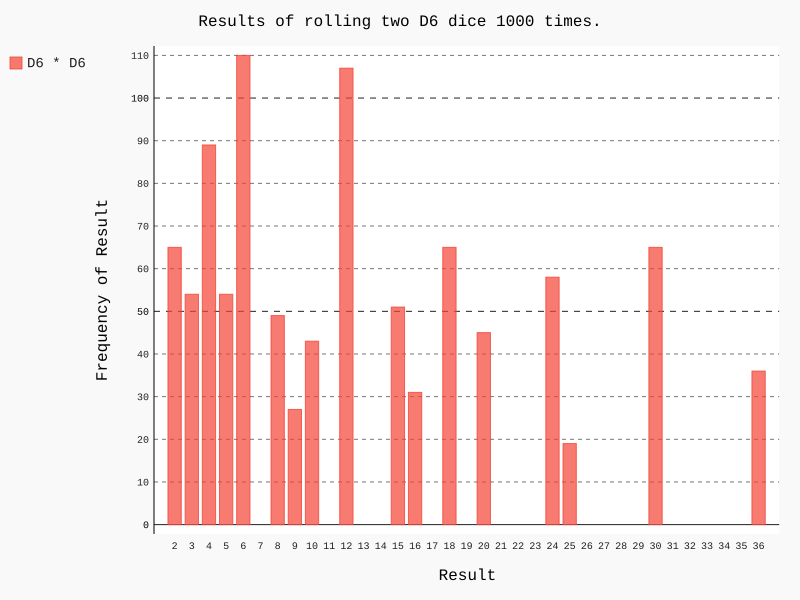

The Python source for this figure:
"""Умножение: при броске двух кубиков результат обычно определяется суммированием
двух чисел. Создайте визуализацию, которая показывает, что происходит при умножении
этих чисел."""
import pygal
from die import Die

# Создание двух кубиков D6.
die_1 = Die()
die_2 = Die()

# Моделирование серии бросков с сохранением результатов в списке.
results = []
for roll_num in range(1000):
    result = die_1.roll() * die_2.roll()
    results.append(result)

# Анализ результатов.
frequencies = []
max_result = die_1.num_sides * die_2.num_sides
for value in range(2, max_result + 1):
    frequency = results.count(value)
    frequencies.append(frequency)

# Визуализация результатов.
hist = pygal.Bar()
hist.title = "Results of rolling two D6 dice 1000 times."
hist.x_labels = [str(i) for i in range(2, max_result + 1)]
hist.x_title = "Result"
hist.y_title = "Frequency of Result"
hist.add('D6 * D6', frequencies)
hist.render_to_file('dice_visual.svg')
